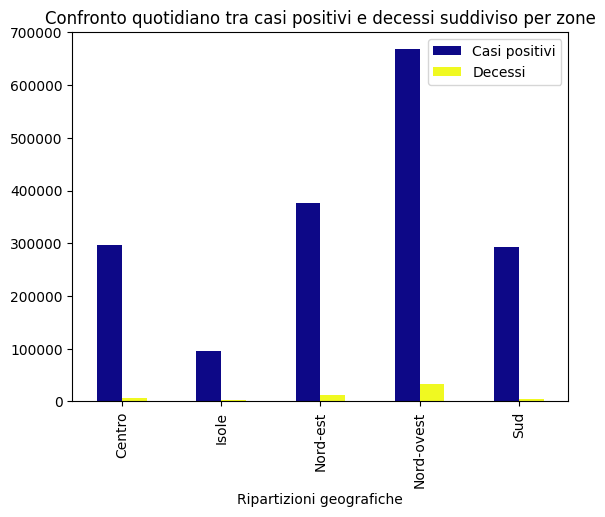

Here is the Python script that generated this plot:
import pandas as pd
from matplotlib import pyplot as plt

df_ripartizioni_reg=pd.read_csv("covid19_reg_ripartite.csv", sep=";")

#cancello colonne superflue
df_ripartizioni_reg=df_ripartizioni_reg.drop(df_ripartizioni_reg.loc[:, 'Unnamed: 13':'Unnamed: 17'].columns, axis = 1)

#conversione della data
df_ripartizioni_reg['Date'] = pd.to_datetime(df_ripartizioni_reg['Date'])

#nuova colonna ottenuta con Regioni raggruppate e differenziaata
df_ripartizioni_reg['Daily_Deaths'] = df_ripartizioni_reg.groupby('RegionName')['Deaths'].diff()
#sostituzione dei valori nan della nuova colonna prendendoli nella prima (qualora ci sono valori nan)
df_ripartizioni_reg['Daily_Deaths'] = df_ripartizioni_reg['Daily_Deaths'].fillna(df_ripartizioni_reg['Deaths'])
print(df_ripartizioni_reg[['Date', 'RegionName', 'Daily_Deaths']])
#creazione del nuovo file csv
df_ripartizioni_reg.to_csv("covid19_region_python_w_daily_deaths_rip.csv", index=False)

#import del nuovo file
df_ripartizioni_reg=pd.read_csv("covid19_region_python_w_daily_deaths_rip.csv", sep=",")

#Controllo i dati ottenuti tramite la nuova colonna
somma_morti_giornaliere = df_ripartizioni_reg.groupby('RegionName')['Daily_Deaths'].sum()
print(somma_morti_giornaliere)
somma_morti_giornaliere = df_ripartizioni_reg['Daily_Deaths'].sum()
print(somma_morti_giornaliere)

#grafico a barre confronto
andamento_casi_regione = df_ripartizioni_reg.groupby('Ripartizioni geografiche')[["NewPositiveCases", 'Daily_Deaths']].sum()
andamento_casi_regione.plot(kind="bar", colormap="plasma")
plt.legend(['Casi positivi', 'Decessi'])
plt.title("Confronto quotidiano tra casi positivi e decessi suddiviso per zone")
plt.show()
